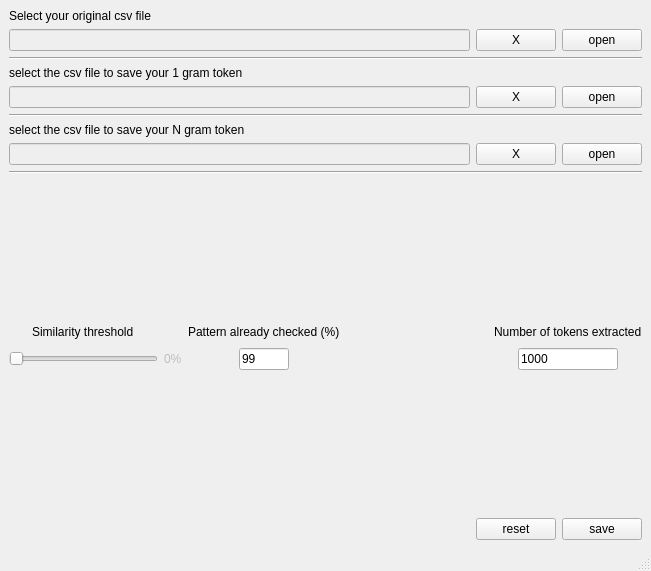
<?xml version="1.0" encoding="UTF-8"?>
<ui version="4.0">
 <class>MainWindow_openFiles</class>
 <widget class="QMainWindow" name="MainWindow_openFiles">
  <property name="geometry">
   <rect>
    <x>0</x>
    <y>0</y>
    <width>651</width>
    <height>571</height>
   </rect>
  </property>
  <property name="windowTitle">
   <string>MainWindow</string>
  </property>
  <widget class="QWidget" name="centralwidget">
   <layout class="QVBoxLayout" name="verticalLayout_2">
    <item>
     <layout class="QVBoxLayout" name="verticalLayout">
      <item>
       <layout class="QGridLayout" name="gridLayout_openFiles_OriginalCSV">
        <item row="0" column="0">
         <widget class="QLabel" name="label_openFiles_OriginalCSV">
          <property name="text">
           <string>Select your original csv file</string>
          </property>
         </widget>
        </item>
        <item row="1" column="0">
         <widget class="QLineEdit" name="lineEdit_openFiles_OriginalCSV">
          <property name="enabled">
           <bool>false</bool>
          </property>
         </widget>
        </item>
        <item row="1" column="2">
         <widget class="QPushButton" name="pushButton_openFiles_OriginalCSV">
          <property name="text">
           <string>open</string>
          </property>
         </widget>
        </item>
        <item row="1" column="1">
         <widget class="QPushButton" name="pushButton_openFiles_RemoveOriginalCSV">
          <property name="text">
           <string>X</string>
          </property>
         </widget>
        </item>
       </layout>
      </item>
      <item>
       <widget class="Line" name="line1">
        <property name="orientation">
         <enum>Qt::Horizontal</enum>
        </property>
       </widget>
      </item>
      <item>
       <layout class="QGridLayout" name="gridLayout_openFiles_1GramCSV">
        <item row="1" column="0">
         <widget class="QLineEdit" name="lineEdit_openFiles_1GramCSV">
          <property name="enabled">
           <bool>false</bool>
          </property>
         </widget>
        </item>
        <item row="1" column="2">
         <widget class="QPushButton" name="pushButton_openFiles_1GramCSV">
          <property name="text">
           <string>open</string>
          </property>
         </widget>
        </item>
        <item row="0" column="0">
         <widget class="QLabel" name="label_openFiles_1GramCSV">
          <property name="text">
           <string>select the csv file to save your 1 gram token</string>
          </property>
         </widget>
        </item>
        <item row="1" column="1">
         <widget class="QPushButton" name="pushButton_openFiles_Remove1GramCSV">
          <property name="text">
           <string>X</string>
          </property>
         </widget>
        </item>
       </layout>
      </item>
      <item>
       <widget class="Line" name="line2">
        <property name="orientation">
         <enum>Qt::Horizontal</enum>
        </property>
       </widget>
      </item>
      <item>
       <layout class="QGridLayout" name="gridLayout_openFiles_NgramCSV">
        <item row="2" column="2">
         <widget class="QPushButton" name="pushButton_openFiles_NgramCSV">
          <property name="text">
           <string>open</string>
          </property>
         </widget>
        </item>
        <item row="1" column="0">
         <widget class="QLabel" name="label_openFiles_NgramCSV">
          <property name="text">
           <string>select the csv file to save your N gram token</string>
          </property>
         </widget>
        </item>
        <item row="2" column="0">
         <widget class="QLineEdit" name="lineEdit_openFiles_NgramCSV">
          <property name="enabled">
           <bool>false</bool>
          </property>
         </widget>
        </item>
        <item row="2" column="1">
         <widget class="QPushButton" name="pushButton_openFiles_RemoveNgramCSV">
          <property name="text">
           <string>X</string>
          </property>
         </widget>
        </item>
       </layout>
      </item>
      <item>
       <widget class="Line" name="line3">
        <property name="orientation">
         <enum>Qt::Horizontal</enum>
        </property>
       </widget>
      </item>
      <item>
       <spacer name="verticalSpacer">
        <property name="orientation">
         <enum>Qt::Vertical</enum>
        </property>
        <property name="sizeHint" stdset="0">
         <size>
          <width>20</width>
          <height>40</height>
         </size>
        </property>
       </spacer>
      </item>
      <item>
       <layout class="QGridLayout" name="gridLayout_openFiles_configValues">
        <item row="0" column="3">
         <spacer name="horizontalSpacer_2">
          <property name="orientation">
           <enum>Qt::Horizontal</enum>
          </property>
          <property name="sizeHint" stdset="0">
           <size>
            <width>40</width>
            <height>20</height>
           </size>
          </property>
         </spacer>
        </item>
        <item row="0" column="0" alignment="Qt::AlignHCenter">
         <widget class="QLabel" name="label_openFiles_similarityMatrixThreshold">
          <property name="text">
           <string>Similarity threshold</string>
          </property>
         </widget>
        </item>
        <item row="1" column="0">
         <widget class="QSlider" name="horizontalSlider_openFiles_similarityMatrixThreshold">
          <property name="orientation">
           <enum>Qt::Horizontal</enum>
          </property>
         </widget>
        </item>
        <item row="1" column="1">
         <widget class="QLabel" name="label_openFiles_similarityMatrixThresholdValue">
          <property name="enabled">
           <bool>false</bool>
          </property>
          <property name="text">
           <string>0%</string>
          </property>
         </widget>
        </item>
        <item row="0" column="4" alignment="Qt::AlignHCenter">
         <widget class="QLabel" name="label_openFiles_numberTokenShow">
          <property name="text">
           <string>Number of tokens extracted</string>
          </property>
         </widget>
        </item>
        <item row="1" column="4" alignment="Qt::AlignHCenter">
         <widget class="QLineEdit" name="lineEdit_openFiles_numberTokenShow">
          <property name="maximumSize">
           <size>
            <width>100</width>
            <height>16777215</height>
           </size>
          </property>
          <property name="text">
           <string>1000</string>
          </property>
         </widget>
        </item>
        <item row="0" column="2">
         <widget class="QLabel" name="label_openFiles_SimilarityAlreadyChecked">
          <property name="text">
           <string>Pattern already checked (%)</string>
          </property>
         </widget>
        </item>
        <item row="1" column="2" alignment="Qt::AlignHCenter">
         <widget class="QLineEdit" name="lineEdit_openFiles_SimilarityAlreadyChecked">
          <property name="maximumSize">
           <size>
            <width>50</width>
            <height>16777215</height>
           </size>
          </property>
          <property name="inputMethodHints">
           <set>Qt::ImhDigitsOnly</set>
          </property>
          <property name="text">
           <string>99</string>
          </property>
         </widget>
        </item>
       </layout>
      </item>
      <item>
       <spacer name="verticalSpacer_2">
        <property name="orientation">
         <enum>Qt::Vertical</enum>
        </property>
        <property name="sizeHint" stdset="0">
         <size>
          <width>20</width>
          <height>40</height>
         </size>
        </property>
       </spacer>
      </item>
      <item>
       <layout class="QHBoxLayout" name="horizontalLayout_openFiles_ActionButton">
        <item>
         <spacer name="horizontalSpacer">
          <property name="orientation">
           <enum>Qt::Horizontal</enum>
          </property>
          <property name="sizeHint" stdset="0">
           <size>
            <width>40</width>
            <height>20</height>
           </size>
          </property>
         </spacer>
        </item>
        <item>
         <widget class="QPushButton" name="pushButton_openFiles_Reset">
          <property name="text">
           <string>reset</string>
          </property>
         </widget>
        </item>
        <item>
         <widget class="QPushButton" name="pushButton_openFiles_Save">
          <property name="text">
           <string>save</string>
          </property>
         </widget>
        </item>
       </layout>
      </item>
     </layout>
    </item>
   </layout>
  </widget>
  <widget class="QMenuBar" name="menubar">
   <property name="geometry">
    <rect>
     <x>0</x>
     <y>0</y>
     <width>651</width>
     <height>22</height>
    </rect>
   </property>
  </widget>
  <widget class="QStatusBar" name="statusbar"/>
 </widget>
 <resources/>
 <connections/>
</ui>
